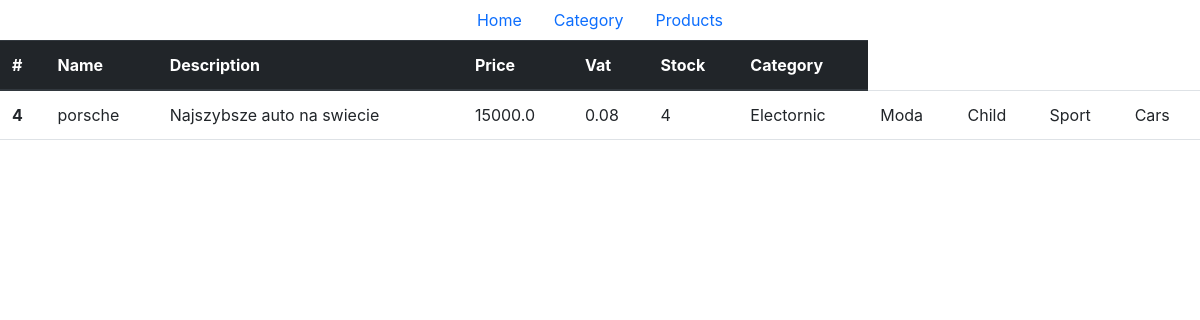
Screenshot of /product/4/ with the database file from the repository.
### cinema_app/models.py (models this page shows, shortened)
class Product(models.Model):
    VAT = [(0.23, '0.23'),
           (0.08, '0.08'),
           (0.05, '0.05'),
           (0, '0'),]
    name = models.CharField(max_length=128)
    description = models.TextField()
    price = models.FloatField()
    vat = models.FloatField(choices=VAT)
    stock = models.PositiveIntegerField()
    categories = models.ManyToManyField(Category)

class Category(models.Model):
    category_name = models.CharField(max_length=64)
    slug = models.SlugField(max_length=64, unique=True)

### cinema_app/views.py (the view)
# urls.py: path('product/<int:pk>/', product_detail, name='product'),
def product_detail(request, pk):
    product = get_object_or_404(Product, pk=pk)
    categories = product.categories.all()
    return render(request, 'product/product_detail.html', {'product': product, 'categories': categories})

### templates/product/product_detail.html (shortened to what this page needs)
{% extends 'base.html'%}
{%block body%}
<table class="table">
    <thead class="thead-dark">
        <tr>
          <th scope="col">#</th>
          <th scope="col">Name</th>
          <th scope="col">Description</th>
          <th scope="col">Price</th>
          <th scope="col">Vat</th>
          <th scope="col">Stock</th>
          <th scope="col">Category</th>
        </tr>
      </thead>
      <tbody>
        <tr>
          <th scope="row">{{product.id}}</th>
          <td>{{product.name}}</td>
          <td>{{product.description}}</td>
          <td>{{product.price}}</td>
          <td>{{product.vat}}</td>
          <td>{{product.stock}}</td>
          {%for category in product.categories.all %}
            <td>{{category.category_name}}</td>
          {%endfor%}
        </tr>
      </tbody>
</table>
{%endblock body%}

### rows the page displays
Product: id "4", name "porsche", description "Najszybsze auto na swiecie", price "15000.0", vat "0.08", stock "4"
Category: category_name "Electornic"
Category: category_name "Moda"
Category: category_name "Child"
Category: category_name "Sport"
Category: category_name "Cars"
